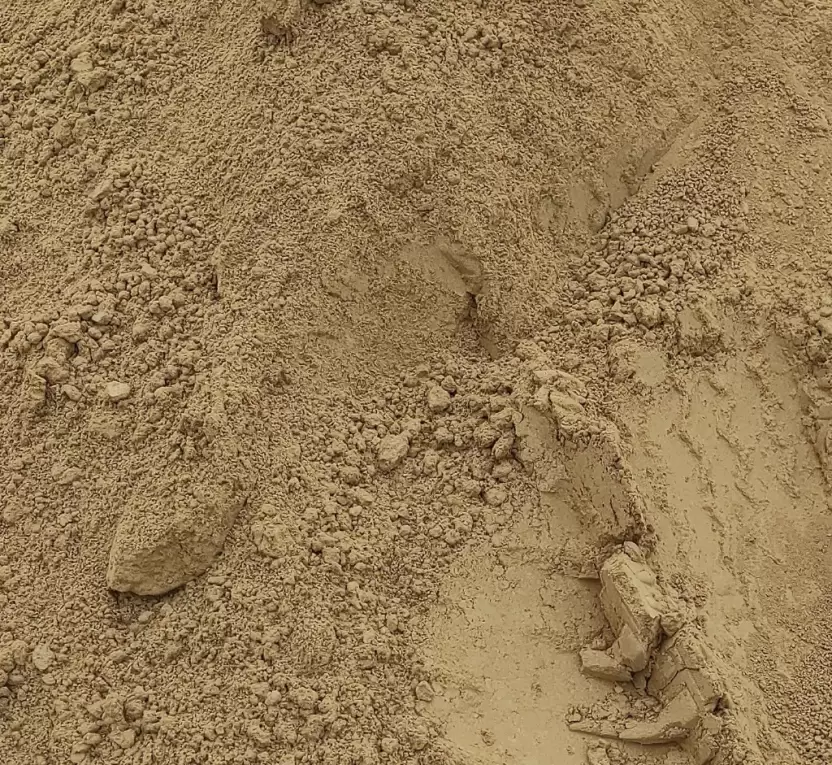
#> input picture dataset/soil_images/Alluvial soil/alluvial 1.png, 832 x 765 px; its folder holds only this picture in this run
$ python train_soil_model.py
#> lines starting #> are read from the running program, lines starting #| are printed output that depends on the picture
import os
import cv2
import numpy as np
import joblib
from sklearn.ensemble import RandomForestClassifier
from sklearn.model_selection import train_test_split
from sklearn.metrics import accuracy_score

# === CONFIGURATION ===
# This folder must contain subfolders like 'Black Soil', 'Yellow Soil', etc.
DATASET_PATH = "dataset/soil_images"
MODEL_FILENAME = "soil_model.pkl"

def extract_features(image_path):
    img = cv2.imread(image_path)
#> img is the input picture: shape (765, 832, 3); mean B, G, R 85, 123.3, 149.3
    if img is None: return None

    # Resize and convert to HSV for color detection
    img = cv2.resize(img, (128, 128))
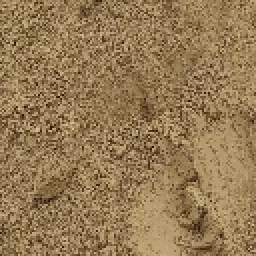
#> img: shape (128, 128, 3) (shown 2 times larger); mean B, G, R 84.9, 123.2, 149.2
    hsv = cv2.cvtColor(img, cv2.COLOR_BGR2HSV)
#> hsv: shape (128, 128, 3); mean H, S, V 17.8, 114.6, 149.2

    # Calculate Color Histograms
    hist_hue = cv2.calcHist([hsv], [0], None, [256], [0, 256])
#> hist_hue = 256 values, max 8249 at index 18, min 0 at index 0, mean 64
    hist_sat = cv2.calcHist([hsv], [1], None, [256], [0, 256])
#> hist_sat = 256 values, max 460 at index 96, min 0 at index 0, mean 64
    hist_val = cv2.calcHist([hsv], [2], None, [256], [0, 256])
#> hist_val = 256 values, max 230 at index 161, min 0 at index 0, mean 64

    cv2.normalize(hist_hue, hist_hue)
    cv2.normalize(hist_sat, hist_sat)
    cv2.normalize(hist_val, hist_val)

    return np.concatenate([hist_hue, hist_sat, hist_val]).flatten()

def train():
    print(f"Checking for images in: {os.path.abspath(DATASET_PATH)}")

    if not os.path.exists(DATASET_PATH):
        print(f"❌ ERROR: The folder '{DATASET_PATH}' does not exist.")
        print("Please create 'dataset/soil_images' and put your Kaggle folders inside.")
        return

    data = []
    labels = []

    # Loop through folders
    found_folders = False
    for folder_name in os.listdir(DATASET_PATH):
        folder_path = os.path.join(DATASET_PATH, folder_name)

        if os.path.isdir(folder_path):
            found_folders = True
            print(f"   - Processing folder: {folder_name}...")

            for img_name in os.listdir(folder_path):
                img_path = os.path.join(folder_path, img_name)
                features = extract_features(img_path)
#> features = 768 values, max 0.852 at index 18, min 0 at index 0, mean 0.0259

                if features is not None:
                    data.append(features)
                    labels.append(folder_name)
#> pass 2 of the loop in train, `for folder_name in os.listdir(DATASET_PATH):`:
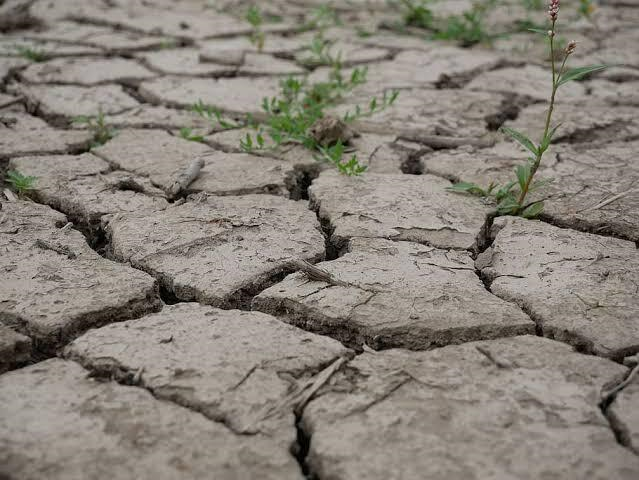
#> input picture dataset/soil_images/Clayey soils/clay 1.png, 639 x 480 px
#> in extract_features, img is the input picture: shape (480, 639, 3); mean B, G, R 119.8, 128.9, 135.4
#> in extract_features (call 2), `img = cv2.resize(img, (128, 128))`:
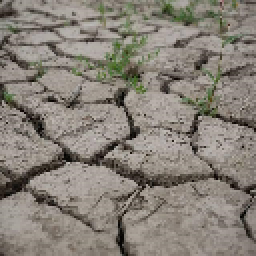
#> img: shape (128, 128, 3) (shown 2 times larger); mean B, G, R 119.6, 128.7, 135.2
#> hsv: shape (128, 128, 3); mean H, S, V 16.6, 35, 135.9
#> hist_hue = 256 values, max 3569 at index 11, min 0 at index 1, mean 64
#> hist_sat = 256 values, max 905 at index 22, min 0 at index 0, mean 64
#> hist_val = 256 values, max 281 at index 159, min 0 at index 0, mean 64
#> features = 768 values, max 0.631 at index 11, min 0 at index 1, mean 0.024

    if not found_folders:
        print("❌ No soil folders found inside 'dataset/soil_images'.")
        print("Make sure you unzipped the Kaggle dataset correctly.")
        return

    if len(data) == 0:
        print("❌ Found folders, but no images were readable.")
        return

    print(f"✅ Found {len(data)} images. Training model now...")
#> (printed output is left out)

    X = np.array(data)
    y = np.array(labels)

    X_train, X_test, y_train, y_test = train_test_split(X, y, test_size=0.2, random_state=42)

    clf = RandomForestClassifier(n_estimators=100, random_state=42)
    clf.fit(X_train, y_train)

    joblib.dump(clf, MODEL_FILENAME)
    print(f"🎉 Success! Model saved as '{MODEL_FILENAME}'")

if __name__ == "__main__":
    train()
